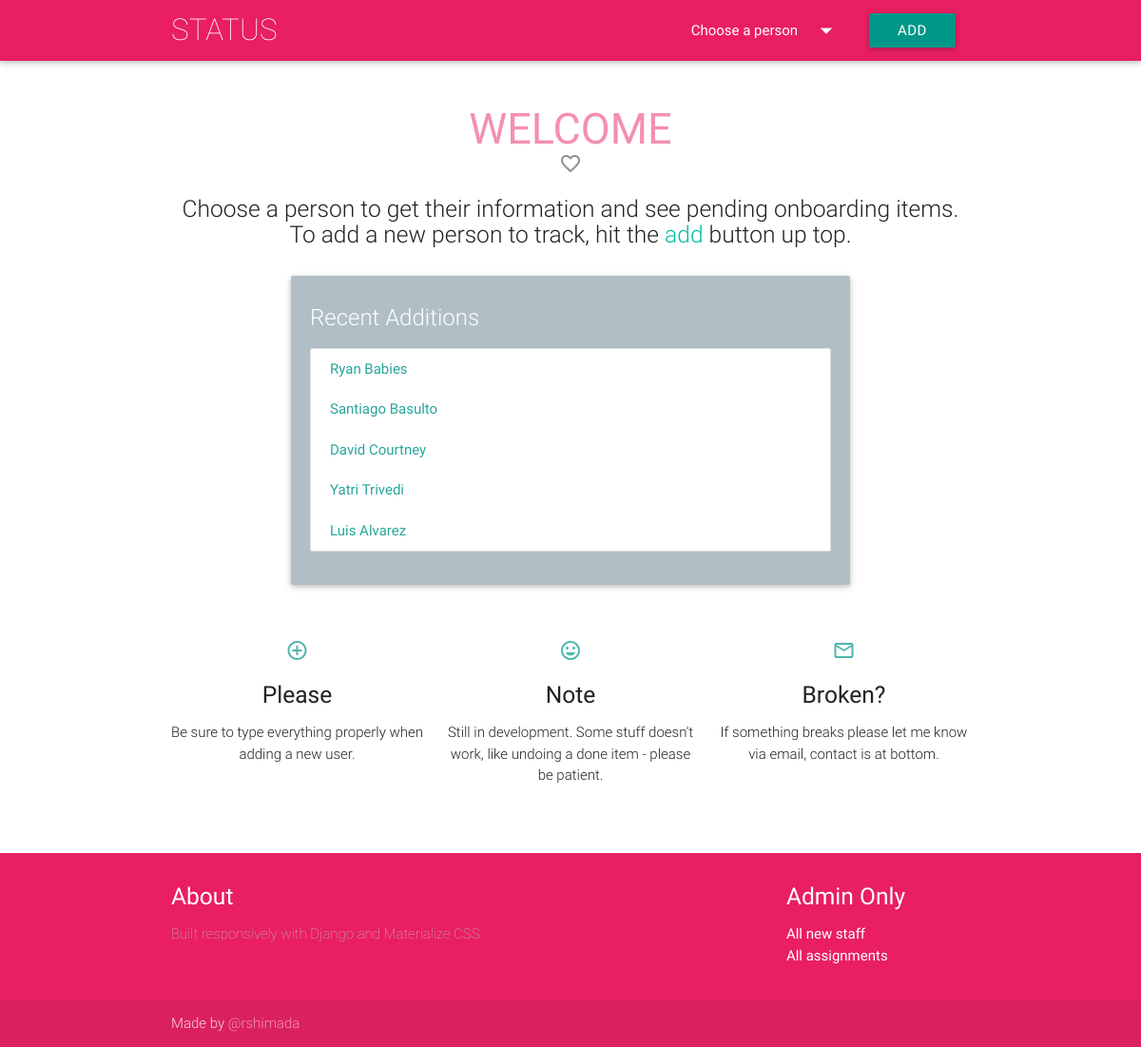
The app's page /, older data.
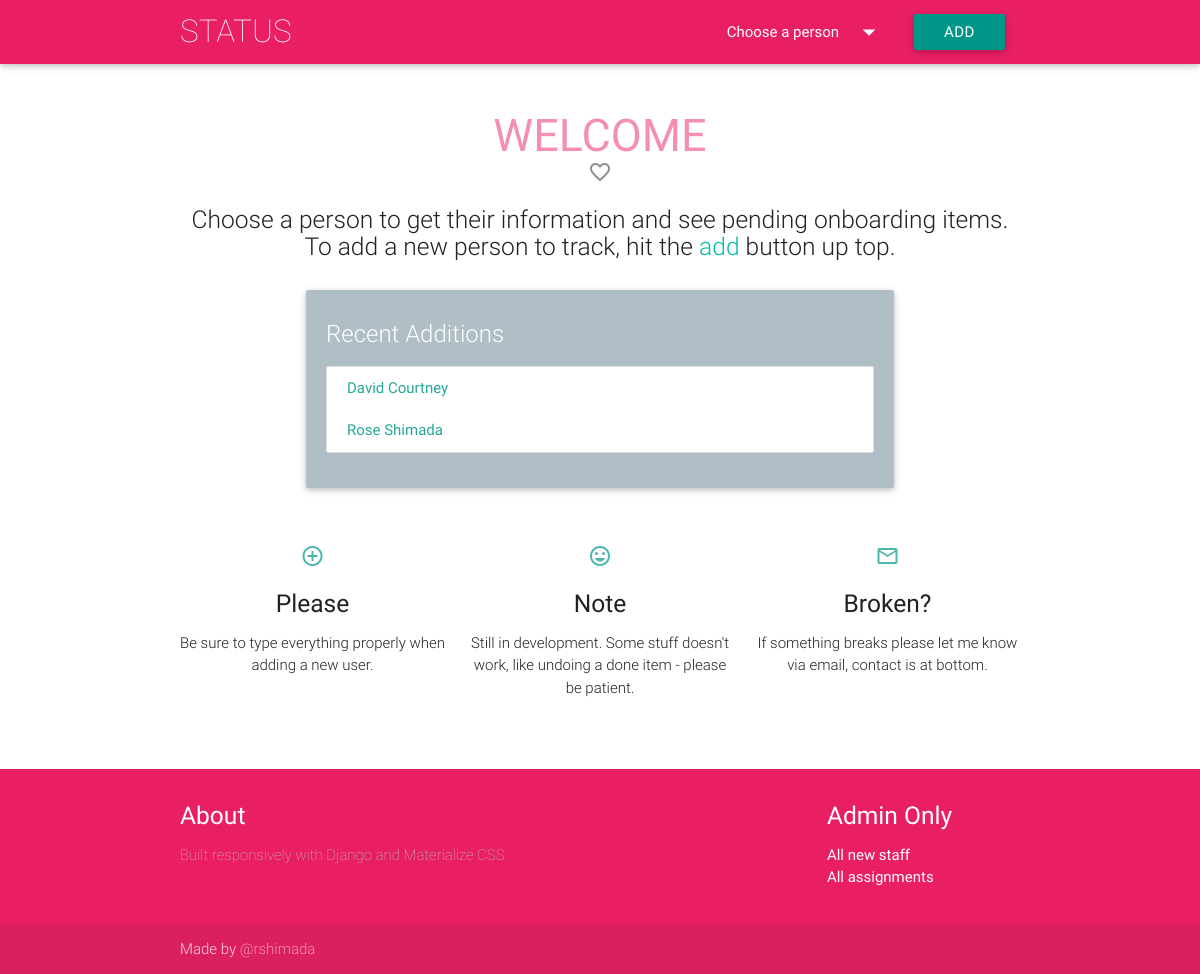
The same page, newer data.
### app/models.py (models this page shows)
class Person(models.Model):
    CAPABILITY_CHOICES = (
        ('ADS', 'ADS'),
        ('CDS', 'CDS'),
        ('VDS', 'VDS'),
        ('PCC', 'PCC'),
        ('VM', 'Virtualization'),
        ('AD', 'Active Directory'),
        ('BAC', 'Backup'),
        ('STO', 'Storage'),
        ('UNX', 'UNIX'),
        ('WIN', 'Wintel'))
    TEAM_CHOICES = (
        ('iACTION', 'iACTION'),
        ('iBUILD', 'iBUILD'),
        ('iENHANCE', 'iENHANCE'),
        ('iSOLVE', 'iSOLVE'))
    EMPLOY_CHOICES = (
        ('Contractor', 'Contractor'),
        ('Employee', 'Employee'))
    firstname = models.CharField(max_length=200, verbose_name='First name')
    lastname = models.CharField(max_length=200, verbose_name='Last name')
    shortname = models.CharField(max_length=200, unique=True, verbose_name='CSC shortname')
    startdate = models.DateField(auto_now_add=False, verbose_name='Start date')
    addeddate = models.DateTimeField(auto_now_add=True, verbose_name='Date added to status app')
    personalstreet = models.CharField(max_length=50, blank=True, verbose_name='Home street address')
    personalcity = models.CharField(max_length=50, verbose_name='Home city', default='Hartford')
    personalstate = models.CharField(max_length=50, verbose_name='Home state (abbreviation)', default='CT')
    personalzip = models.CharField(max_length=5, blank=True, verbose_name='Home zip code')
    personalemail = models.EmailField(max_length=50, blank=True, verbose_name='Personal email address')
    personalphone = PhoneNumberField(blank=True, verbose_name='Personal phone number, format: +1 860 888 6060')
    workphone = PhoneNumberField(blank=True, verbose_name='Work phone number')
    workstreet = models.CharField(max_length=50, blank=True, verbose_name='Work street address')
    workcity = models.CharField(max_length=50, verbose_name='Work city', default='Hartford')
    workstate = models.CharField(max_length=50, verbose_name='Work state', default='CT')
    workzip = models.CharField(max_length=5, blank=True, verbose_name='Work zip code')
    capability = models.CharField(max_length=20, choices=CAPABILITY_CHOICES, default='Wintel')
    team = models.CharField(max_length=20, choices=TEAM_CHOICES, default='iBUILD')
    kite = models.BooleanField(default=False, verbose_name='Assigned to KITE project')
    remote = models.BooleanField(default=False, verbose_name='Working remotely')
    csctransfer = models.BooleanField(default=False, verbose_name='Existing CSC employee')
    employid = models.CharField(max_length=15, blank=True, verbose_name='Employee number or PRN')
    employtype = models.CharField(max_length=50, choices=EMPLOY_CHOICES, default='Contractor', verbose_name='Employment Type')
    tokenserial = models.CharField(max_length=15, blank=True, verbose_name='Token serial number')
    class Meta:
        ordering = ['addeddate']
        verbose_name_plural = 'people'
        unique_together = ("firstname", "lastname")
    def __str__(self):
        return '{0} {1}'.format(self.firstname, self.lastname)

### app/views.py (the view)
# urls.py: url(r'^$', views.index),
def index(request):
    people = Person.objects.order_by('-addeddate')
    return render(request, 'app/index.html',
        {'people': people})

### app/templates/app/index.html (shortened to what this page needs)
{% load staticfiles %}
<html>
<head>
  <link type="text/css" rel="stylesheet" href="{% static 'app/css/materialize.css' %}" />
  <link type="text/css" rel="stylesheet" href="{% static 'app/css/app.css' %}" />
</head>
<body>
  <nav class="pink" role="navigation">
    <div class="nav-wrapper container">
      <a id="logo-container" href="/" class="brand-logo hide-on-med-and-down">STATUS</a>
      <ul class="right">
        <li>
          <a class="dropdown-button" href="#!" data-activates="dropdown1">
            Choose a person
            <i class="material-icons right">arrow_drop_down</i>
          </a>
        </li>
        <li>
          <a target="_blank" class="btn waves-effect waves-light teal" type="submit" name="action" href="/admin/app/person/add/">Add</a>
        </li>
      </ul>
    </div>
  </nav>
  {% block content %}
  <div class="container">
    <div class="section no-pad-bot" id="index-banner">
      <h1 class="header-main center pink-text text-lighten-3">welcome</h1>
      <h5 class="subheader center"><i class="material-icons">favorite_border</i></h5>
      <div class="row center">
        <h5 class="header col s12 light">
          Choose a person to get their information and see pending onboarding items. To add a new person to track, hit the <a class="button">add</a> button up top.
        </h5>
      </div>
      <div class="container">
        <div class="card blue-grey lighten-3 white-text">
          <div class="card-content">
            <span class="card-title">Recent Additions</span>
            <ul id="collection1" class="collection">
              {% for person in people|slice:":5" %}
              <li><a href="/{{ person.shortname }}" class="collection-item">{{ person }}</a></li>
              {% endfor %}
            </ul>
          </div>
        </div>
      </div>
        <div class="section center">
          <div class="row">
            <div class="col s12 m4">
              <div class="icon-block">
                <h2 class="center teal-text text-lighten-2"><i class="material-icons">add_circle_outline</i></h2>
                <h5 class="center">Please</h5>
                <p class="light">Be sure to type everything properly when adding a new user.</p>
              </div>
            </div>
            <div class="col s12 m4">
              <div class="icon-block">
                <h2 class="center teal-text text-lighten-2"><i class="material-icons">insert_emoticon</i></h2>
                <h5 class="center">Note</h5>
                <p class="light">Still in development. Some stuff doesn't work, like undoing a done item - please be patient.</p>
              </div>
            </div>
            <div class="col s12 m4">
              <div class="icon-block">
                <h2 class="center teal-text text-lighten-2"><i class="material-icons">mail_outline</i></h2>
                <h5 class="center">Broken?</h5>
                <p class="light">If something breaks please let me know via email, contact is at bottom.</p>
              </div>
            </div>
          </div>
        </div>
      </div>
    </div>
  {% endblock %}
<footer class="page-footer pink">
  <div class="container">
    <div class="row">
      <div class="col l6 s12">
        <h5 class="white-text">About</h5>
        <p class="footer-light grey-text text-lighten-1">Built responsively with Django and Materialize CSS</p>
      </div>
      <div class="col l3 s12">
      </div>
      <div class="col l3 s12">
        <h5 class="white-text">Admin Only</h5>
        <ul>
          <li><a class="white-text" href="/admin/app/person/">All new staff</a></li>
          <li><a class="white-text" href="/admin/app/assignment/">All assignments</a></li>
        </ul>
      </div>
    </div>
  </div>
  <div class="footer-copyright">
    <div class="container">
      Made by <a class="pink-text text-lighten-3" href="mailto:rshimada@csc.com">@rshimada</a>
    </div>
  </div>
</footer>
</body>
</html>

Row changes from the older to the newer data that the page shows:
removed Person: firstname+lastname "Ryan Babies"
removed Person: firstname+lastname "Santiago Basulto"
removed Person: firstname+lastname "Yatri Trivedi"
removed Person: firstname+lastname "Luis Alvarez"
now on this page (row unchanged): Person: firstname+lastname "Rose Shimada"
